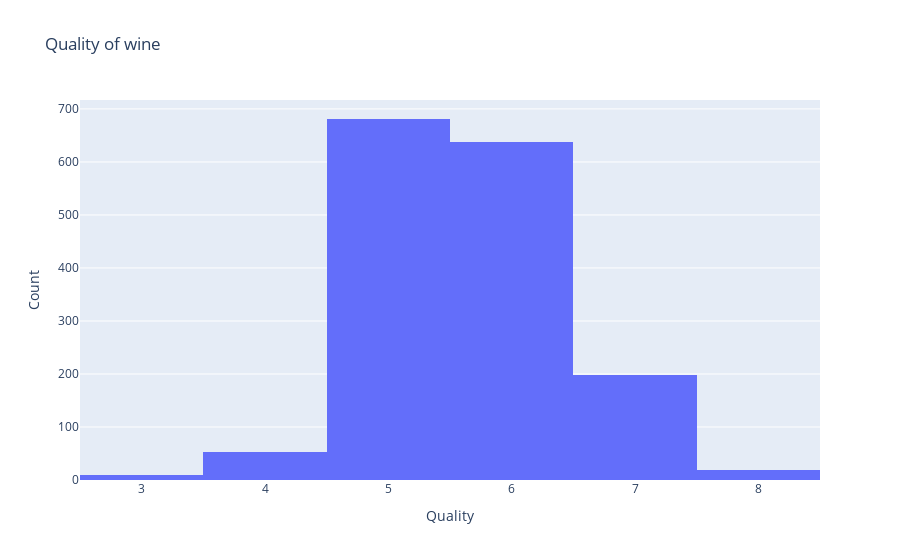

Notebook source saved alongside this figure:
### Markdown cell above
- The output is 240 which indicates that there is total 240 Duplicate Records.
- Duplicate vlaues can lead to Data Integrity issues so it's better to drop these records.

### Code cell
fig = go.Figure()

fig.add_trace(go.Histogram(x=data['quality'],name='Fixed Acidity'))
fig.update_layout(title='Quality of wine',xaxis_title='Quality',yaxis_title='Count')
fig.show()

### Figure 1 — Plotly figure (JSON) as saved in the notebook; plotly's stock layout.template omitted (floating-point values rounded to 4 significant figures; data arrays with more than 128 entries replaced by an {"elided": "..."} marker saying what was removed)
{"data": [{"name": "Fixed Acidity", "type": "histogram", "x": {"elided": "1599 int values"}}], "layout": {"title": {"text": "Quality of wine"}, "xaxis": {"title": {"text": "Quality"}}, "yaxis": {"title": {"text": "Count"}}}}
